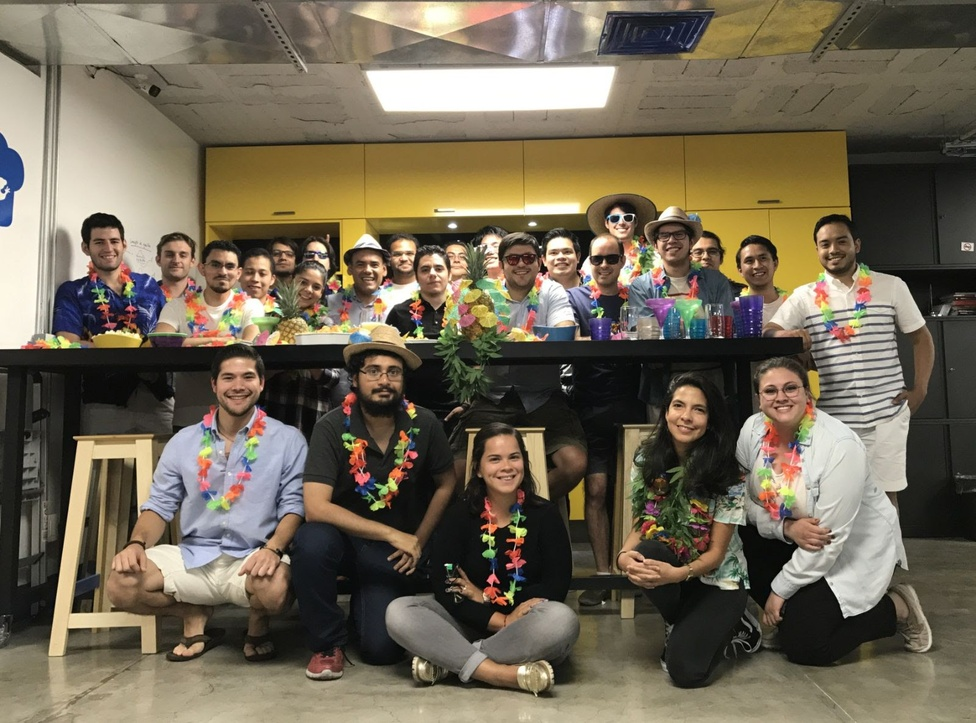
#> input picture images/im.jpg, 976 x 723 px, shrunk from 1599 x 1185 before the run
$ jupyter execute crop_faces.ipynb   (shell and % lines are left out)
#> lines starting #> are read from the running program, lines starting #| are printed output that depends on the picture; after the words box and inside, x2 and y2 are one past the last pixel; in counts of white or black regions, pixels touching at a corner belong together
# Detect and crop faces

[cell 1]
import numpy as np
import cv2
import matplotlib.pyplot as plt

### Load haar cascade

[cell 2]
#https://github.com/Itseez/opencv/blob/master/data/haarcascades/haarcascade_frontalface_default.xml
face_cascade = cv2.CascadeClassifier('haarcascades/haarcascade_frontalface_default.xml')

### Detect faces

[cell 3]
img = cv2.imread('images/im.jpg')
#> img is the input picture: shape (723, 976, 3); mean B, G, R 84.8, 103.2, 113.1
gray = cv2.cvtColor(src=img, code=cv2.COLOR_BGR2GRAY)
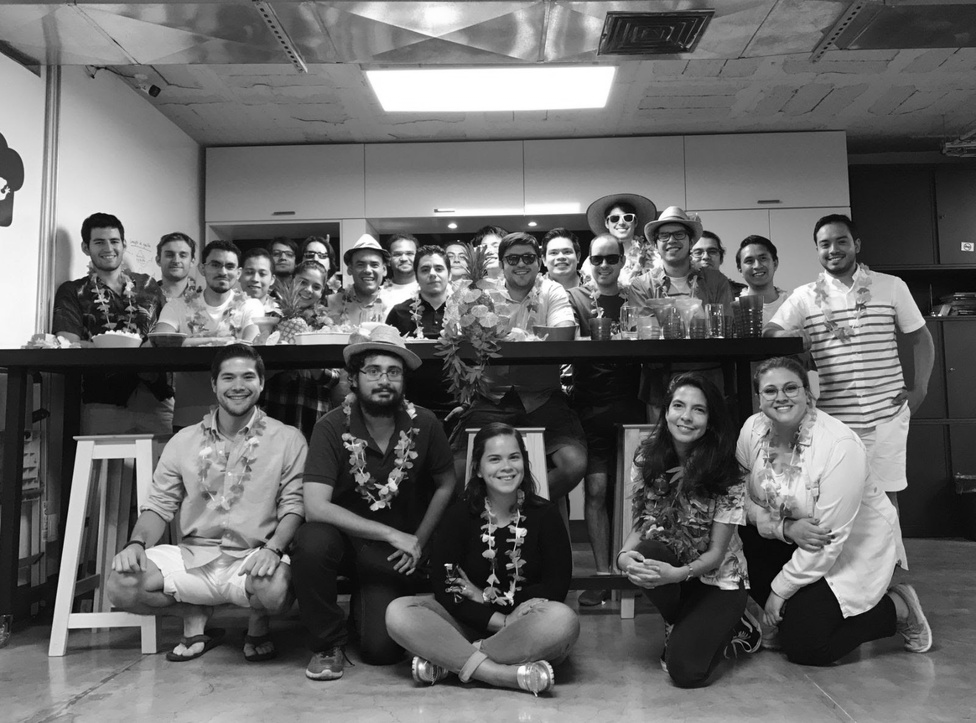
#> gray: shape (723, 976); min 0, max 255, mean 104.1
# scaleFactor Parameter specifying how much the image size is reduced at each image scale.
# minNeighbors Parameter specifying how many neighbors each candidate rectangle should have to retain it.
face = face_cascade.detectMultiScale(image=gray, scaleFactor=1.3, minNeighbors=5)
#> face = [[85, 226, 44, 44], [156, 239, 41, 41], [738, 244, 41, 41], [350, 251, 37, 37], [238, 260, 36, 36], [810, 223, 50, 50], [355, 350, 57, 57], [210, 355, 58, 58], [658, 385, 57, 57], [475, 436, 57, 57], [752, 366, 59, 59]]

for (x,y,w,h) in face:
    cv2.rectangle(img=img, pt1=(x,y), pt2=(x+w,y+h), color=(255,0,0), thickness=2)
#> this loop made 11 passes
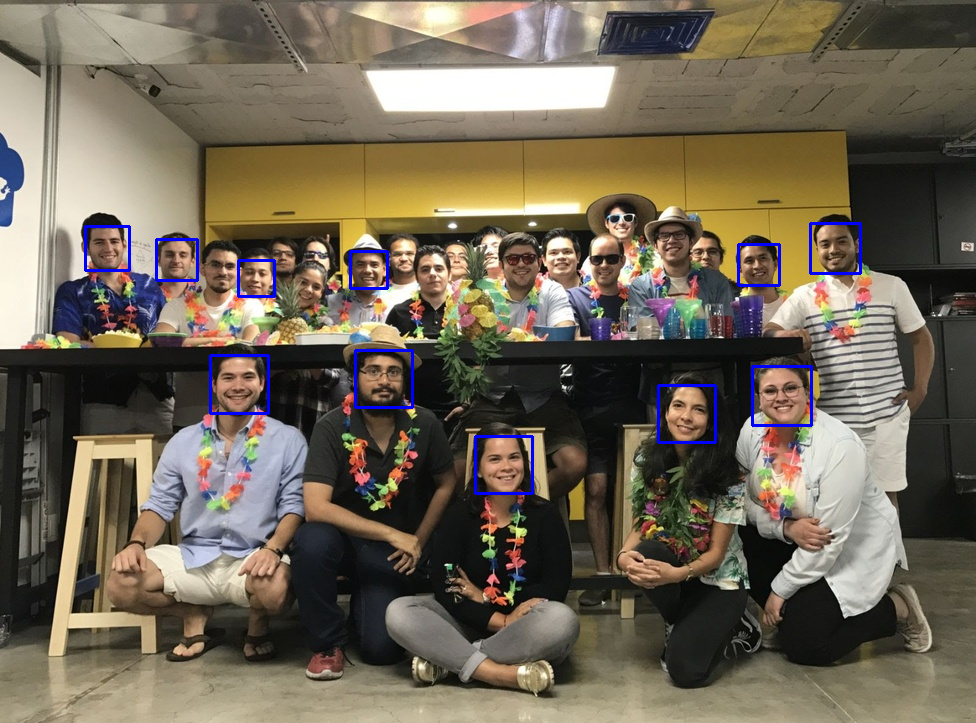
#> img: shape (723, 976, 3); 0.91% of pixels changed, all inside (x1, y1, x2, y2) = (84, 222, 862, 495)

cv2.imshow('Detected', img)
# listen to any key (0) to stop
cv2.waitKey(0)
# close window
cv2.destroyAllWindows()

### Detect faces, crop them and save them

[cell 4]
img = cv2.imread('images/im.jpg')
gray = cv2.cvtColor(src=img, code=cv2.COLOR_BGR2GRAY)
# scaleFactor Parameter specifying how much the image size is reduced at each image scale.
# minNeighbors Parameter specifying how many neighbors each candidate rectangle should have to retain it.
face = face_cascade.detectMultiScale(image=gray, scaleFactor=1.3, minNeighbors=5)

for idx,(x,y,w,h) in enumerate(face):
    cv2.rectangle(img=img, pt1=(x,y), pt2=(x+w,y+h), color=(255,0,0), thickness=2)
    crop_img = img[y:y+h, x:x+w]
    cv2.imwrite(f'images/face{idx}.png', crop_img)
#> this loop made 11 passes
#> pass 1, `crop_img = img[y:y+h, x:x+w]`:
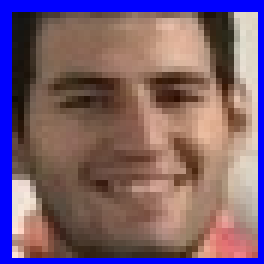
#> crop_img: shape (44, 44, 3) (shown 6 times larger); mean B, G, R 113.5, 94.3, 121.4
#> pass 2, `crop_img = img[y:y+h, x:x+w]`:
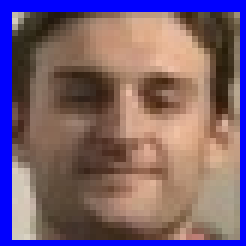
#> crop_img: shape (41, 41, 3) (shown 6 times larger); mean B, G, R 114.7, 96, 121.3
#> pass 3, `crop_img = img[y:y+h, x:x+w]`:
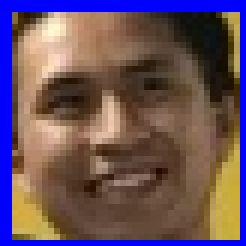
#> crop_img: shape (41, 41, 3) (shown 6 times larger); mean B, G, R 93.2, 81.1, 104.6

$ run again, with images/jorge.jpg copied over images/im.jpg
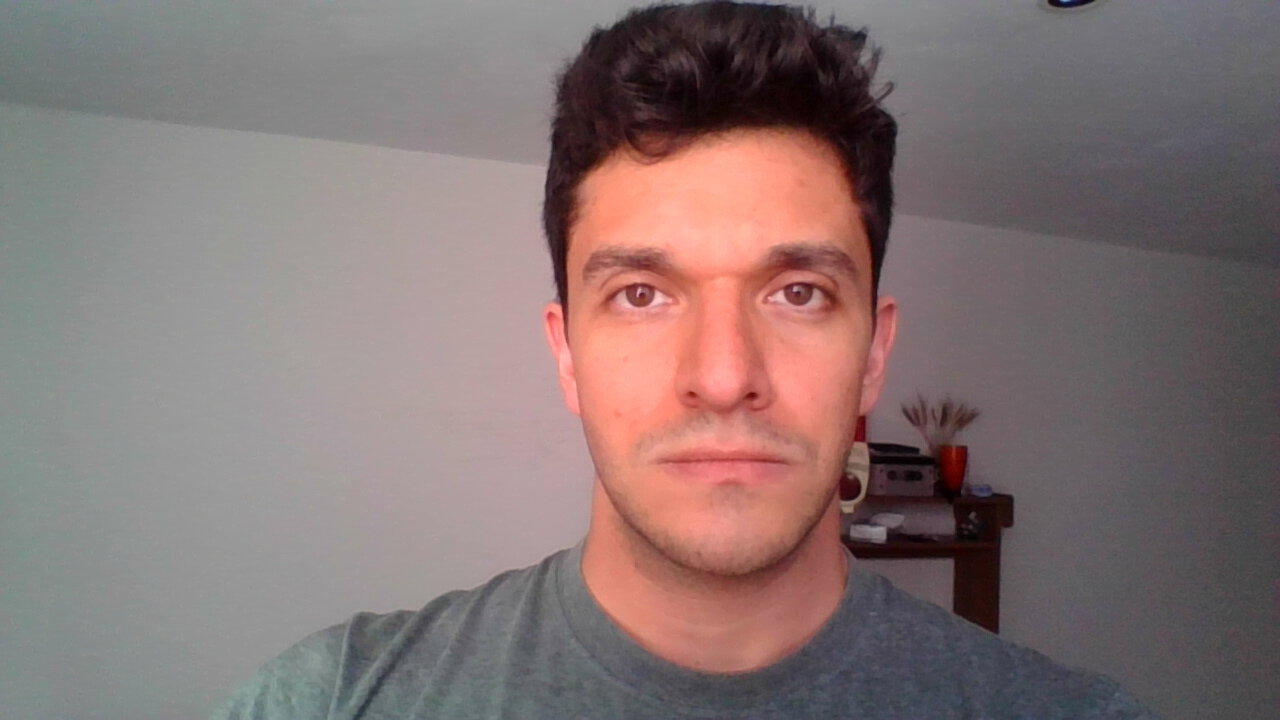
#> input picture images/jorge.jpg, 1280 x 720 px
#> img is the input picture: shape (720, 1280, 3); mean B, G, R 114.5, 115.3, 132.3
#> face = [[524, 138, 394, 394]]
#> the loop `for (x,y,w,h) in face:` made 1 pass
#> after the loop `for (x,y,w,h) in face:`:
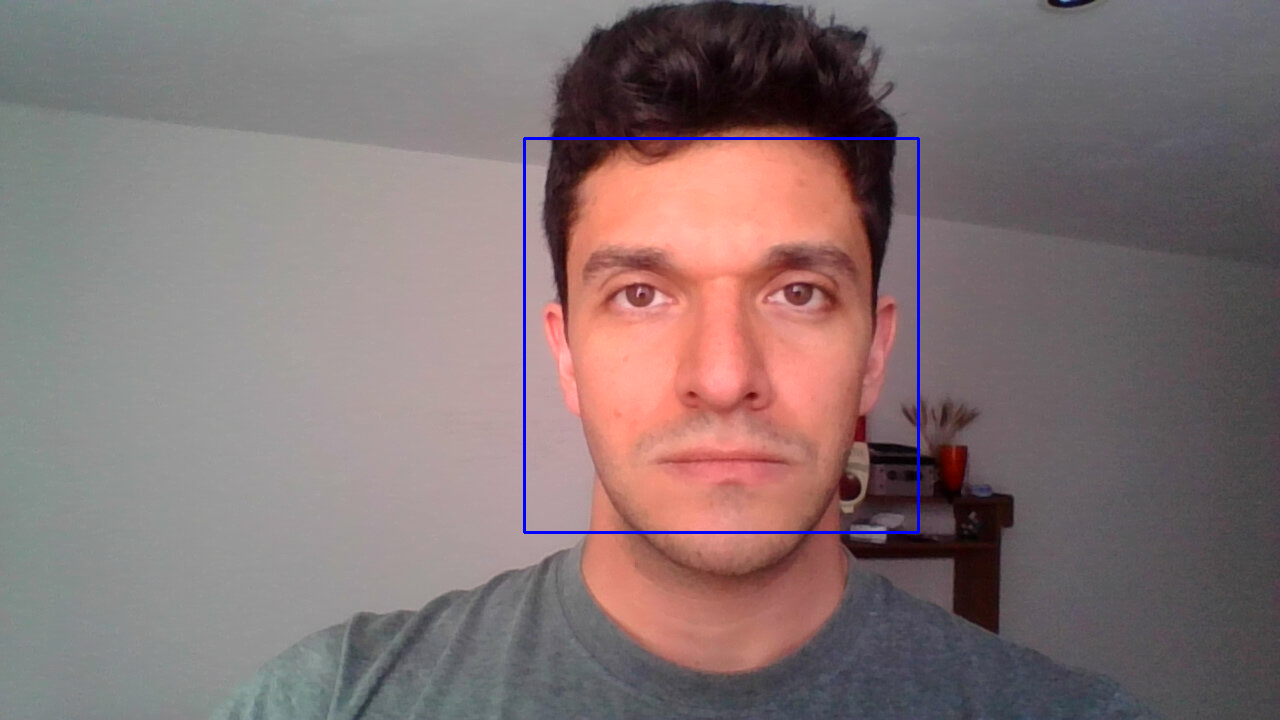
#> img: shape (720, 1280, 3); 0.51% of pixels changed, all inside (x1, y1, x2, y2) = (523, 137, 920, 534)
#> the loop `for idx,(x,y,w,h) in enumerate(face):` made 1 pass
#> pass 1, `crop_img = img[y:y+h, x:x+w]`:
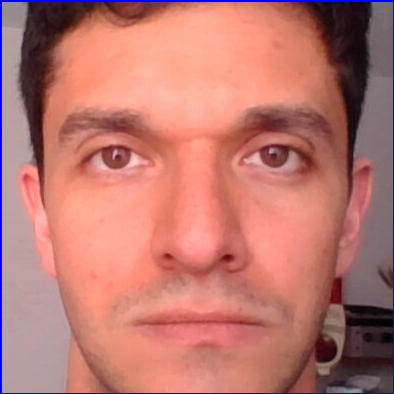
#> crop_img: shape (394, 394, 3); mean B, G, R 112.2, 119.2, 188
